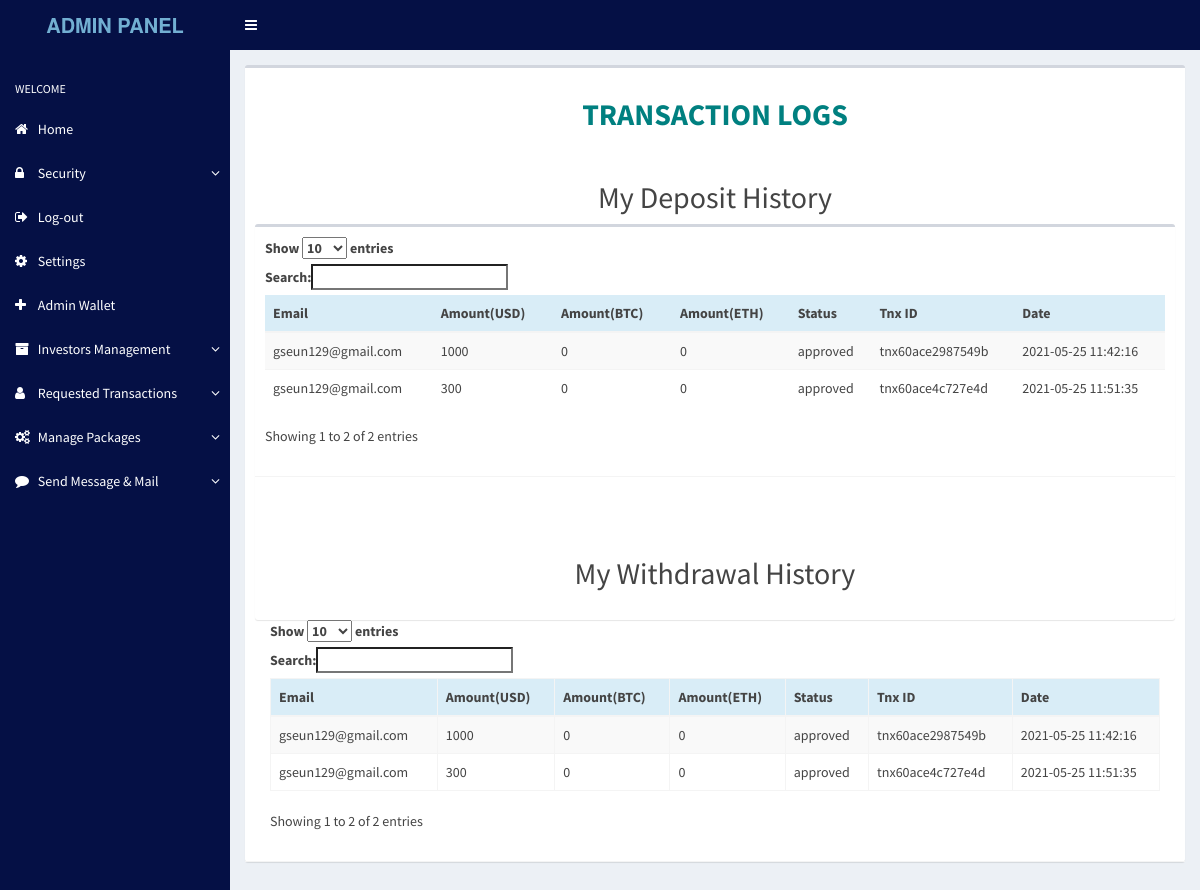
Screenshot of /admin/c2wad/transaction_log.php?email=gseun129@gmail.com with the database file from the repository.
### tables this page shows
CREATE TABLE `btc` (
  `id` int(11) NOT NULL,
  `btc` double NOT NULL,
  `eth` double NOT NULL,
  `pm` varchar(200) NOT NULL,
  `usd` double NOT NULL,
  `image` tinyblob NOT NULL,
  `btctnx` varchar(200) NOT NULL,
  `email` varchar(45) NOT NULL,
  `status` varchar(45) NOT NULL,
  `tnxid` varchar(200) NOT NULL,
  `refcode` varchar(111) NOT NULL,
  `referred` varchar(111) NOT NULL,
  `date` timestamp NOT NULL DEFAULT current_timestamp()
);

### admin/c2wad/transaction_log.php (the view, shortened to what this page needs)
<?php
include "../../config/db.php";
$email=$_GET['email'];
include 'header.php';
?>
    <link rel="stylesheet" href="http://cdn.datatables.net/plug-ins/a5734b29083/integration/bootstrap/3/dataTables.bootstrap.css"/>
    <link rel="stylesheet" href="http://cdn.datatables.net/responsive/1.0.2/css/dataTables.responsive.css"/>
<link rel="stylesheet" type="text/css" href="http://cdn.datatables.net/plug-ins/3cfcc339e89/integration/bootstrap/3/dataTables.bootstrap.css">
 <div class="content-wrapper">
  <section class="content">
<div style="width:100%">
          <div class="box box-default">
            <div class="box-header with-border">
	<div class="row">
		  <h2 align="center" style="color:teal;"><b>TRANSACTION LOGS</b></h2>
<h2 align="center"> My Deposit History </h2>
<div class="col-md-12 col-sx-13 col-sm-13 col-lg-12" >
<div class="box box-default">
            <div class="box-header with-border">
<table id="table" class="table table-striped table-hover table-responsive" cellspacing="0" width="100%" >
					<thead>
						<tr class="info">
						<th>Email</th>
							<th>Amount(USD)</th>
              <th>Amount(BTC)</th>
              <th>Amount(ETH)</th>
							<th>Status</th>
							<th>Tnx ID</th>
							<th>Date</th>
						</tr>
					</thead>
					<tbody>
					<?php $sql= "SELECT * FROM btc WHERE email='$email' ";
			  $result = mysqli_query($link,$sql);
			  if(mysqli_num_rows($result) > 0){
				  while($row = mysqli_fetch_assoc($result)){    ?>
						<tr class="primary">
							<td><?php echo $row['email'];?></td>
							<td><?php echo $row['usd'];?></td>
							<td><?php echo $row['btc'];?></td>
							<td><?php echo $row['eth'];?></td>
								<td><?php echo $row['status'];?></td>
							<td><?php echo $row['tnxid'];?></td>
							<td><?php echo $row['date'];?></td>
						</tr>
					  <?php
 }
			  }
			  ?>
					</tbody>
				</table>
</div>
<h2 align="center">My  Withdrawal History </h2>
<div class="col-md-12 col-sm-12 col-sx-12">
<table id="tables" class="table table-responsive table-striped table-bordered table-hover" >
					<thead>
						<tr class="info">
						<th>Email</th>
							<th>Amount(USD)</th>
              <th>Amount(BTC)</th>
              <th>Amount(ETH)</th>
							<th>Status</th>
							<th>Tnx ID</th>
							<th>Date</th>
						</tr>
					</thead>
					<tbody>
					<?php $sql= "SELECT * FROM btc WHERE email='$email' ";
			  $result = mysqli_query($link,$sql);
			  if(mysqli_num_rows($result) > 0){
				  while($row = mysqli_fetch_assoc($result)){    ?>
						<tr class="primary">
						<td><?php echo $row['email'];?></td>
							<td><?php echo $row['usd'];?></td>
							<td><?php echo $row['btc'];?></td>
							<td><?php echo $row['eth'];?></td>
								<td><?php echo $row['status'];?></td>
							<td><?php echo $row['tnxid'];?></td>
							<td><?php echo $row['date'];?></td>
						</tr>
					  <?php
 }
			  }
			  ?>
					</tbody>
				</table>
</div>
          </div>
		  </div>
          </div>
    </body>
              </div>
            </div>
          </section>
   </div>
  </body>
</html>

### rows the page displays
btc: email "gseun129@gmail.com", usd "1000", btc "0", eth "0", status "approved", tnxid "tnx60ace2987549b", date "2021-05-25 11:42:16"
btc: email "gseun129@gmail.com", usd "300", btc "0", eth "0", status "approved", tnxid "tnx60ace4c727e4d", date "2021-05-25 11:51:35"
